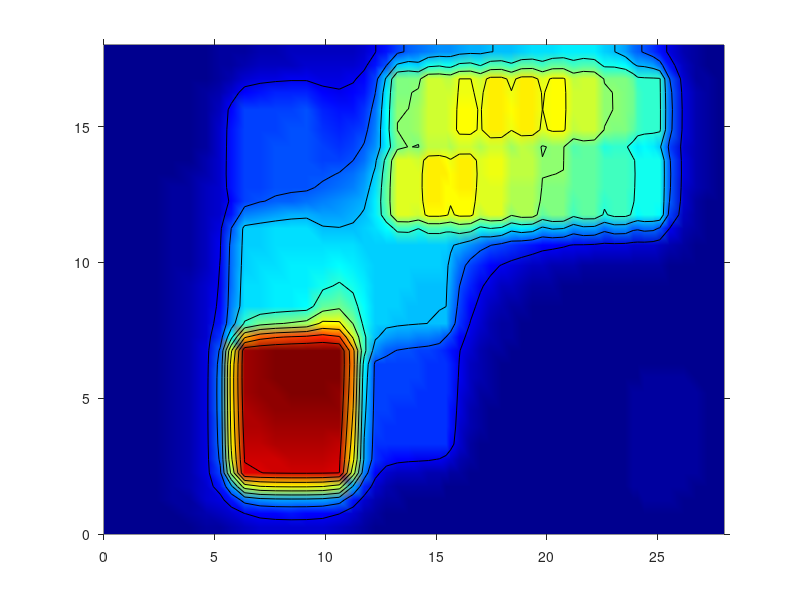

The MATLAB source for this figure:
function Tfield
% Tfield  Load and plot temperature field stored in custom format text file
%
% Synopsis:  Tfield
%
% Input:     none
%
% Output:    2D color image with contour plot overlay

fin = fopen('Tfield.dat','r');
data = fscanf(fin,'%f');          %  Load *all* data into a single matrix

nx = data(1);   ny = data(2);     %  Number of x and y grid lines
lastx = 2 + nx;                   %  Ending index of xgrid values in ``data''
x = data(3:lastx)*100;            %  Grid lines perpendicular to x axis, convert from m to cm
lasty = lastx + ny;               %  Ending index of xgrid values in ``data''
y = data(lastx+1:lasty)*100;      %  Grid lines perpendicular to y axis, convert from m to cm

T = data(lasty+1:lasty+nx*ny);    %  Extract temperature data
T = reshape(T,nx,ny)';            %  Convert to T(xrows,ycols) then transpose to T(yrows,xcols)

close all                         %  Close any previously opened Figure windows
[XG,YG] = meshgrid(x,y);          %  Generate grid matrices
pcolor(XG,YG,T)                   %  Filled pseudocolor image of temperature field
shading interp                    %  Use interpolated, instead of blockwise, shading
% colormap('hot')
colormap('jet')                   %  Color map ranging from blue (low) to dark red (high)
set(gca,'TickDir','out');         %  Set axes so that ticks are outside

minT = round(min(min(T)));        %  Minimum temperature rounded to integer
maxT = round(max(max(T)));        %  Maximum temperature rounded to integer
hold on                           %  Add next plot to current figure, don't overwrite
intervals = minT:10:maxT;         %  temperature contours in 10 deg C intervals
contour(XG,YG,T,intervals,'k');   %  draw contour plot
hold off
